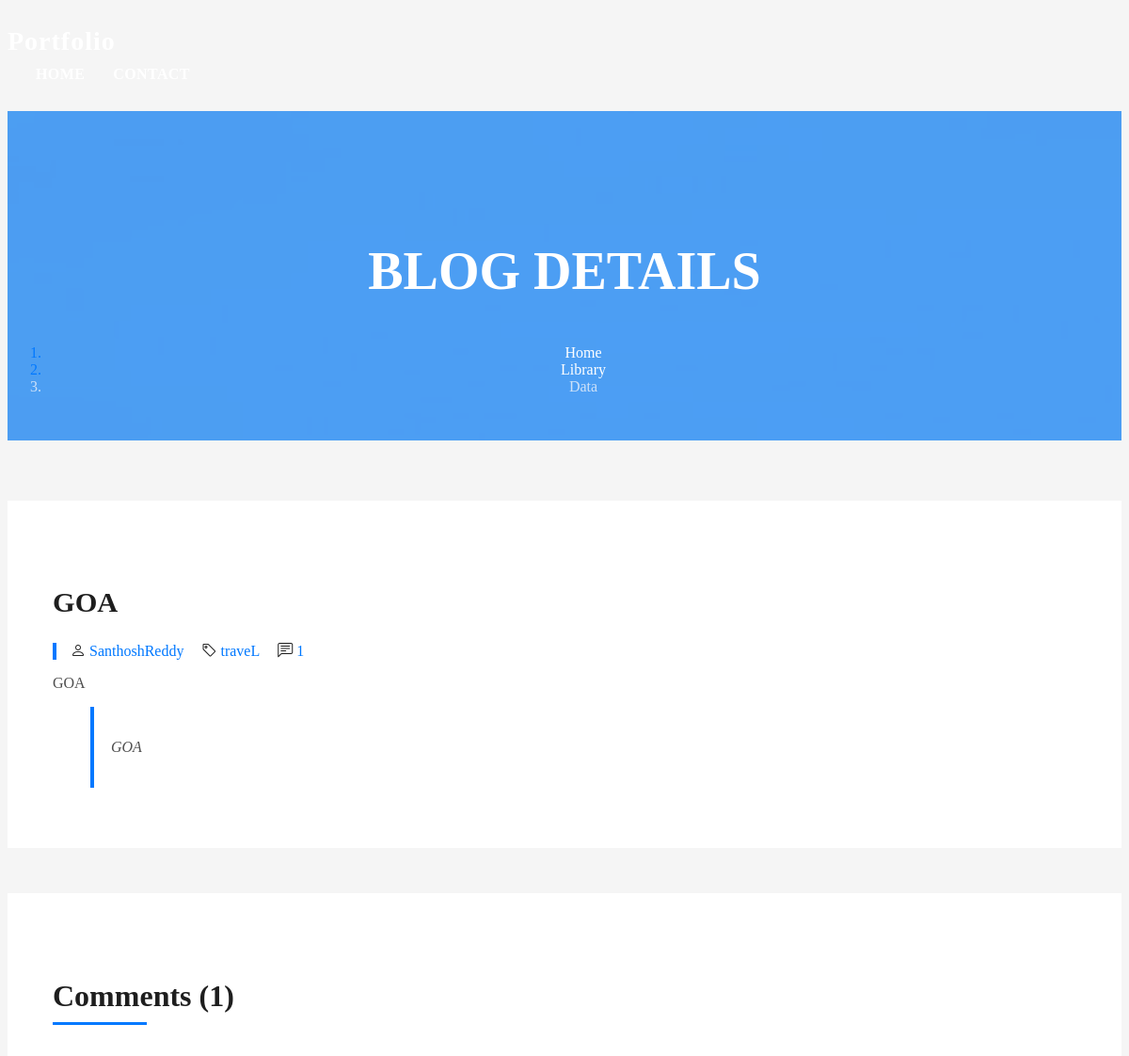
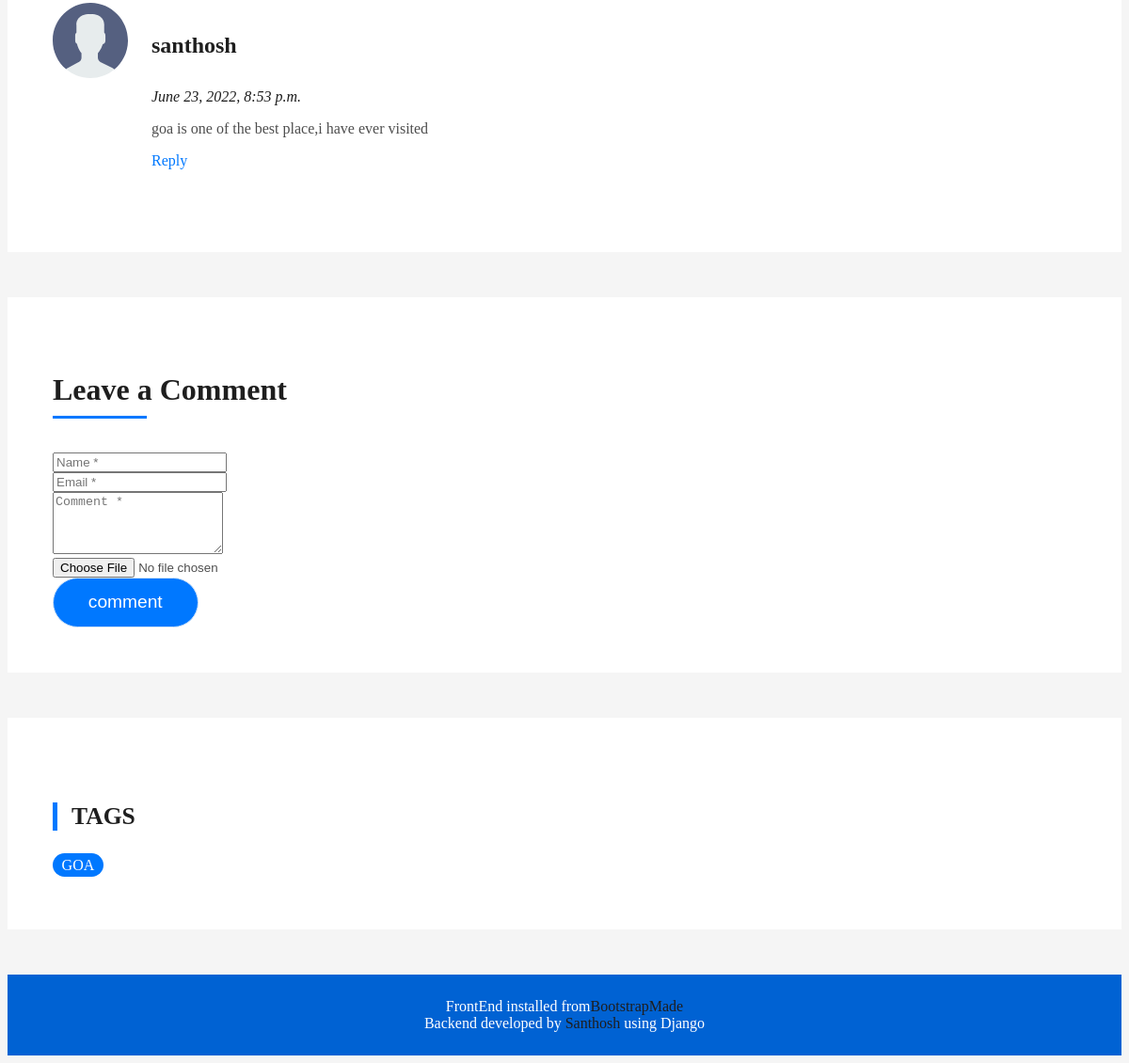
Page /blogs/1/ on the earlier database version (2 pictures, top to bottom).
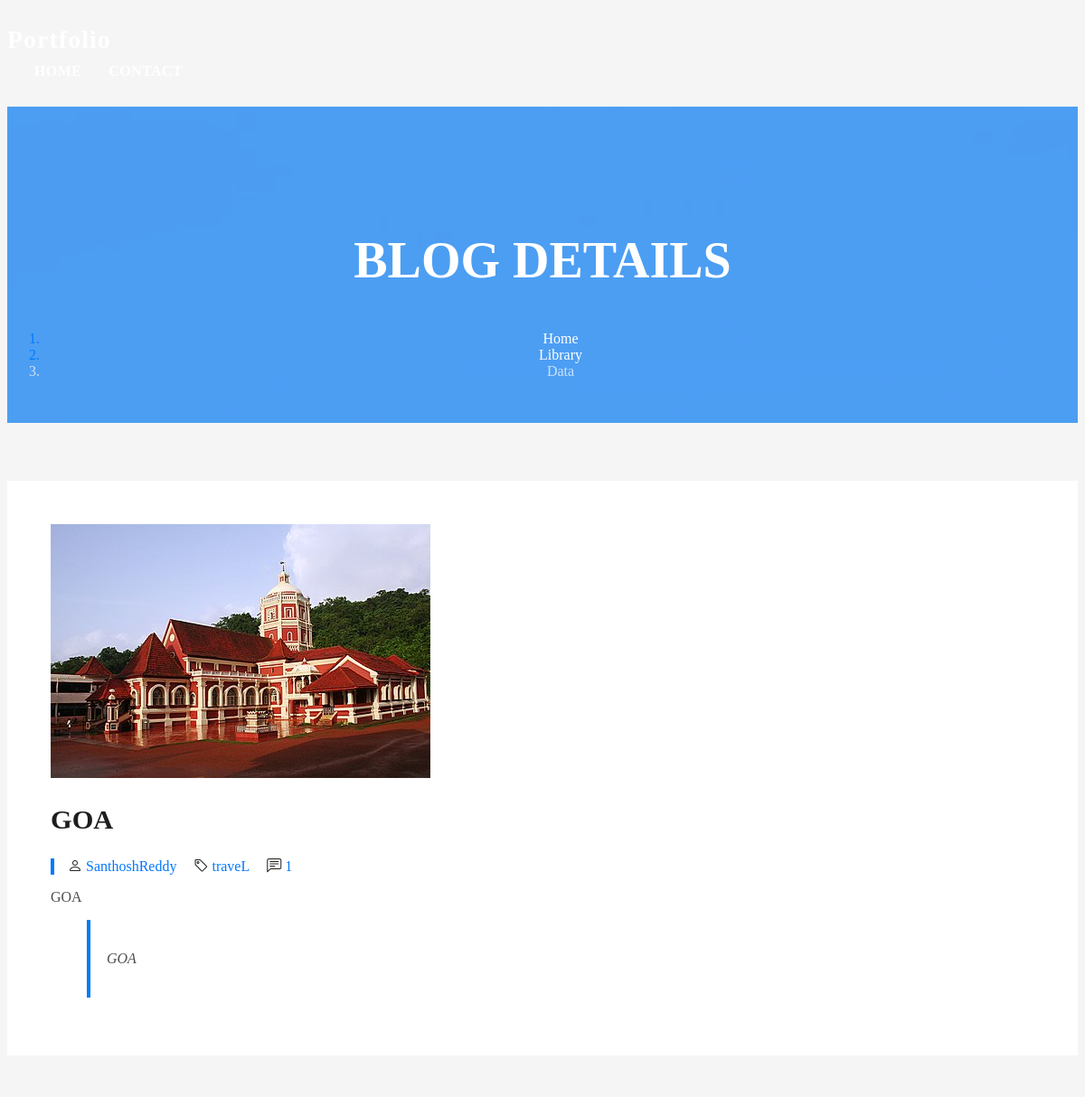
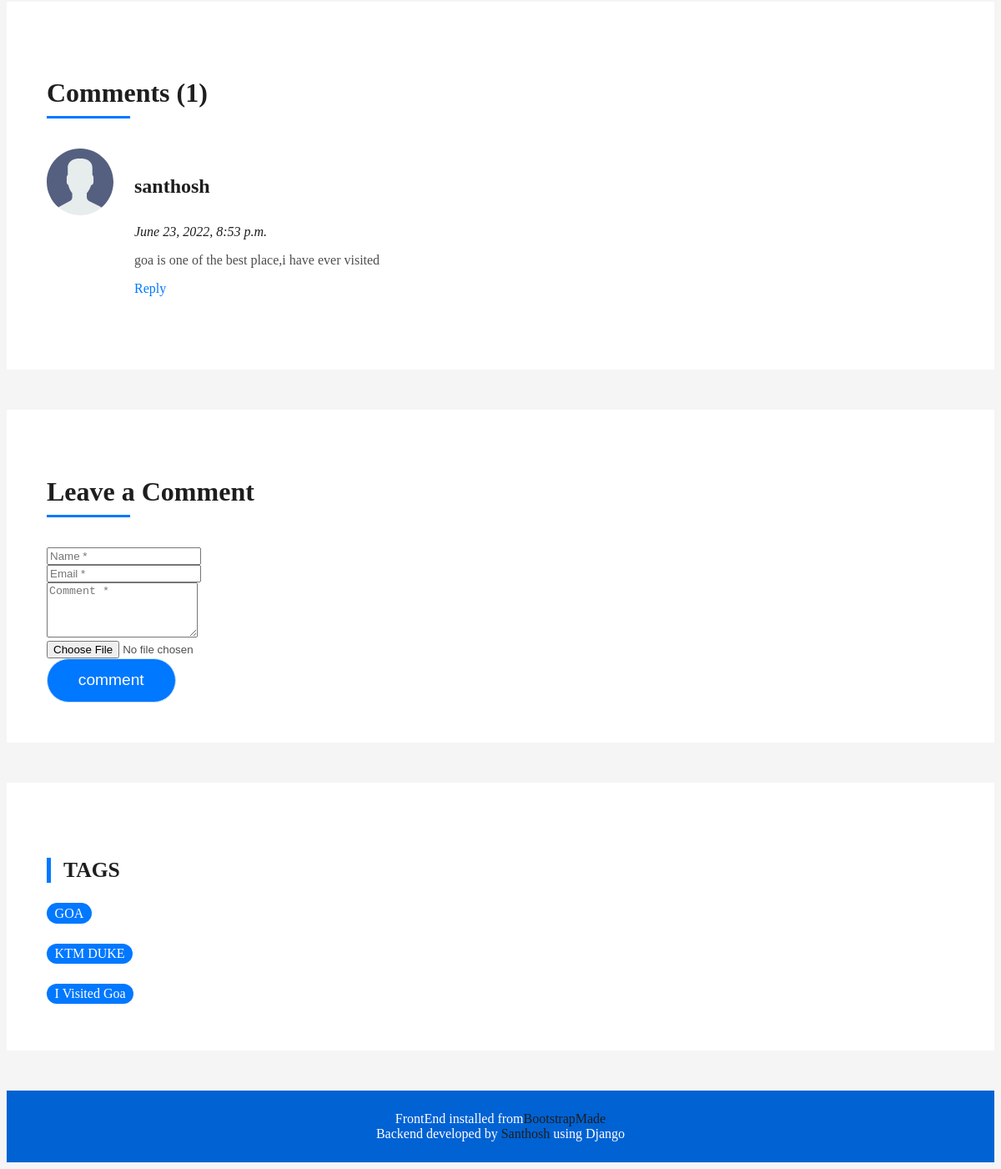
Same page on the later database version (2 pictures, top to bottom).
### app/models.py (models this page shows, shortened)
class blog(models.Model):
    host=models.ForeignKey(user,on_delete = models.CASCADE)
    category=models.CharField(max_length=200)
    subject=models.CharField(max_length=300,null=False)
    description=models.TextField(blank=False)
    pic=models.ImageField(null=False,blank=False)

class user(models.Model):
    name=models.CharField(max_length=200,null=False)
    role=models.CharField(max_length=200,null=False)
    number=models.IntegerField(null=False)
    email=models.EmailField(null=False)
    bio=models.TextField(null=False,blank=False)
    experience=models.IntegerField(blank=False)
    no_of_awards=models.IntegerField(blank=False)
    no_of_works_completed=models.IntegerField(null=False,blank=False)
    clients_dealed=models.IntegerField(null=False,blank=False)
    address=models.CharField(max_length=500)
    dp=models.ImageField(null=False,default='avatar.svg')
    hero_bg=models.ImageField(null=False,default='hero-bg.jpg')

class comment(models.Model):
    blog=models.ForeignKey(blog,on_delete=models.CASCADE,default=1)
    name=models.CharField(max_length=150)
    mail=models.EmailField(null=False)
    comment=models.CharField(max_length=150)
    dp=models.ImageField(default='avatar.svg')
    created=models.DateTimeField(auto_now_add=True)

### app/views.py (the view, shortened to what this page needs)
# urls.py: path('blogs/<str:pk>/',views.blogs,name='blogs'),
def blogs(request,pk):
    b=blog.objects.get(id=pk)
    blogs=blog.objects.all()
    comments=comment.objects.filter(blog_id=pk)
    replies=reply.objects.filter(commentor__blog__id = pk)
    d={'blog':b,'comments':comments,'replies':replies,'blogs':blogs}
    return render(request,'blog-single.html',d)

### templates/blog-single.html (shortened to what this page needs)
<!DOCTYPE html>
{% load static %}
<html lang="en">
<head>
  <link href="{% static 'assets/css/style.css' %}" rel="stylesheet">
  <link href="{% static 'assets/vendor/bootstrap-icons/bootstrap-icons.css' %}" rel="stylesheet">
  <link href="{% static 'assets/vendor/glightbox/css/glightbox.min.css' %}" rel="stylesheet">
  <link href="{% static 'assets/vendor/swiper/swiper-bundle.min.css' %}" rel="stylesheet">
    <link href="{% static 'assets/css/style.css' %}" rel="stylesheet">
</head>
<body>
  <header id="header" class="fixed-top">
    <div class="container d-flex align-items-center justify-content-between">
      <h1 class="logo"><a href="index.html">Portfolio</a></h1>
      <nav id="navbar" class="navbar">
        <ul>
          <li><a class="nav-link scrollto " href="{% url 'home' %}">Home</a></li>
          <li><a class="nav-link scrollto" href="#contact">Contact</a></li>
        </ul>
      </nav>
    </div>
  </header>
  <div class="hero hero-single route bg-image" style="background-image: url({% static 'assets/img/overlay-bg.jpg' %})">
    <div class="overlay-mf"></div>
    <div class="hero-content display-table">
      <div class="table-cell">
        <div class="container">
          <h2 class="hero-title mb-4">Blog Details</h2>
          <ol class="breadcrumb d-flex justify-content-center">
            <li class="breadcrumb-item">
              <a href="#">Home</a>
            </li>
            <li class="breadcrumb-item">
              <a href="#">Library</a>
            </li>
            <li class="breadcrumb-item active">Data</li>
          </ol>
        </div>
      </div>
    </div>
  </div>
  <main id="main">
    <section class="blog-wrapper sect-pt4" id="blog">
      <div class="container">
        <div class="row">
          <div class="col-md-8">
            <div class="post-box">
              <div class="post-thumb">
                <img src="{{blog.pic.url}}" class="" alt="" style=" max-width: 100%;  max-height: 100%;">
              </div>
              <div class="post-meta">
                <h1 class="article-title">{{blog.subject}}</h1>
                <ul>
                  <li>
                    <span class="bi bi-person"></span>
                    <a href="#">{{blog.host.name}}</a>
                  </li>
                  <li>
                    <span class="bi bi-tag"></span>
                    <a href="#">{{blog.category}}</a>
                  </li>
                  <li>
                    <span class="bi bi-chat-left-text"></span>
                    <a href="#">{{comments.count}}</a>
                  </li>
                </ul>
              </div>
              <div class="article-content">
                <p>
                  {{blog.description}}
                </p>
                <blockquote class="blockquote">
                  <p class="mb-0">{{blog.subject}}</p>
                </blockquote>
              </div>
            </div>
            <div class="box-comments">
              <div class="title-box-2">
                <h4 class="title-comments title-left">Comments ({{comments.count}})</h4>
              </div>
              <ul class="list-comments">
                {% for cmment in comments %}
                <li>
                  <div class="comment-avatar">
                      <img src="{{cmment.dp.url}}" alt="">
                  </div>
                  <div class="comment-details">
                    <h4 class="comment-author">{{cmment.name}}</h4>
                    <span>{{cmment.created}}</span>
                    <p>
                     {{cmment.comment}}
                    </p>
                    <a href="{% url 'reply' cmment.id %}">Reply</a>
                  </div>
                </li>
                {% endfor %}
              </ul>
            </div>
            <div class="form-comments">
              <div class="title-box-2">
                <h3 class="title-left">
                  Leave a Comment
                </h3>
              </div>
              <form method="post" enctype="multipart/form-data">
                <div class="row">
                  <div class="col-md-6 mb-3">
                    <div class="form-group">
                      <input type="text" class="form-control input-mf" id="inputName" placeholder="Name *" name="name" required>
                    </div>
                  </div>
                  <div class="col-md-6 mb-3">
                    <div class="form-group">
                      <input type="email" class="form-control input-mf" id="inputEmail1" placeholder="Email *" name="email" required>
                    </div>
                  </div>
                  <div class="col-md-12 mb-3">
                    <div class="form-group">
                      <textarea id="textMessage" class="form-control input-mf" placeholder="Comment *" name="message" rows="4" required></textarea>
                    </div>
                  </div>
                  <div>
                    <input type="file" name="dp" placeholder="upload display pic" alt="avatar.svg">
                  </div>
                  <div class="col-md-12">
                    <button type="submit" class="button button-a button-big button-rouded">comment</button>
                  </div>
                </div>
              </form>
            </div>
          </div>
            <div class="widget-sidebar widget-tags">
              <h5 class="sidebar-title">Tags</h5>
              <div class="sidebar-content">
                {% for bl in blogs%}
                <ul>
                  <li>
                    <a href="{% url 'blogs' blog.id %}">{{ bl.subject }}</a>
                  </li>
                </ul>
                {% endfor %}
              </div>
            </div>
          </div>
        </div>
    </section>
  </main>
 <footer>
  <div class="container">
    <div class="row">
      <div class="col-sm-12">
        <div class="copyright-box">
            FrontEnd installed from<a href="https://bootstrapmade.com/">BootstrapMade</a> <br>
            Backend developed by <a href="https://www.linkedin.com/in/santhosh-reddy-258b38242">Santhosh</a> using Django
          </div>
        </div>
      </div>
    </div>
</footer>
</body>
</html>

Differences in the rows shown:
changed blog "GOA": pic: picture added
added blog: subject "KTM DUKE"
added blog: subject "I Visited Goa"
